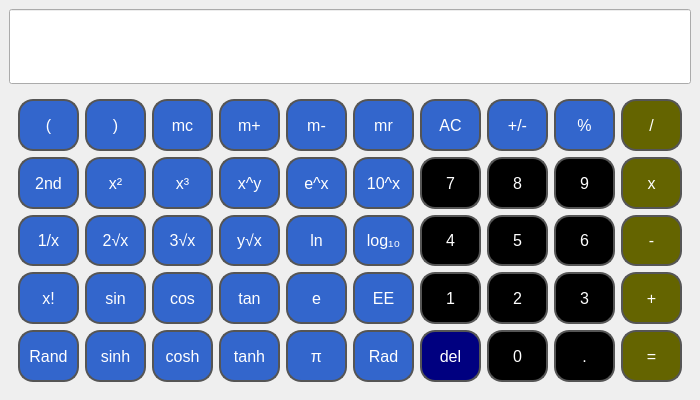
<?xml version="1.0" encoding="UTF-8"?>
<ui version="4.0">
 <class>CalculatorUI</class>
 <widget class="QMainWindow" name="CalculatorUI">
  <property name="geometry">
   <rect>
    <x>0</x>
    <y>0</y>
    <width>700</width>
    <height>400</height>
   </rect>
  </property>
  <property name="font">
   <font>
    <pointsize>14</pointsize>
   </font>
  </property>
  <property name="windowTitle">
   <string>Engineering Calculator</string>
  </property>
  <property name="styleSheet">
   <string notr="true">QPushButton {
    padding: 2px;
}</string>
  </property>
  <widget class="QWidget" name="centralwidget">
   <property name="enabled">
    <bool>true</bool>
   </property>
   <property name="styleSheet">
    <string notr="true">QPushButton {
    color: white;
}</string>
   </property>
   <layout class="QVBoxLayout" name="verticalLayout">
    <item>
     <widget class="QLineEdit" name="le_display">
      <property name="enabled">
       <bool>true</bool>
      </property>
      <property name="sizePolicy">
       <sizepolicy hsizetype="Expanding" vsizetype="Preferred">
        <horstretch>0</horstretch>
        <verstretch>1</verstretch>
       </sizepolicy>
      </property>
      <property name="font">
       <font>
        <pointsize>24</pointsize>
       </font>
      </property>
      <property name="alignment">
       <set>Qt::AlignRight</set>
      </property>
      <property name="readOnly">
       <bool>true</bool>
      </property>
     </widget>
    </item>
    <item>
     <widget class="QFrame" name="ButtonFrame">
      <property name="sizePolicy">
       <sizepolicy hsizetype="Preferred" vsizetype="Preferred">
        <horstretch>0</horstretch>
        <verstretch>4</verstretch>
       </sizepolicy>
      </property>
      <property name="font">
       <font>
        <pointsize>14</pointsize>
        <kerning>true</kerning>
       </font>
      </property>
      <property name="styleSheet">
       <string notr="true">QPushButton {
 	font-size: 16px;
    background-color: #3366cc; 
    border: 2px solid #555555; 
    border-radius: 15px; 
}
QPushButton:pressed {
    background-color: #333333; 
}</string>
      </property>
      <layout class="QGridLayout" name="gridLayoutUpper">
       <item row="5" column="6">
        <widget class="QPushButton" name="btn_delete">
         <property name="sizePolicy">
          <sizepolicy hsizetype="Minimum" vsizetype="Preferred">
           <horstretch>0</horstretch>
           <verstretch>0</verstretch>
          </sizepolicy>
         </property>
         <property name="styleSheet">
          <string notr="true">background-color: rgb(0, 0, 128);</string>
         </property>
         <property name="text">
          <string>del</string>
         </property>
        </widget>
       </item>
       <item row="5" column="9">
        <widget class="QPushButton" name="btn_equals">
         <property name="sizePolicy">
          <sizepolicy hsizetype="Minimum" vsizetype="Preferred">
           <horstretch>0</horstretch>
           <verstretch>0</verstretch>
          </sizepolicy>
         </property>
         <property name="styleSheet">
          <string notr="true">background-color: rgb(100, 100, 0);</string>
         </property>
         <property name="text">
          <string>=</string>
         </property>
        </widget>
       </item>
       <item row="0" column="0">
        <widget class="QPushButton" name="btn_open_paren">
         <property name="sizePolicy">
          <sizepolicy hsizetype="Minimum" vsizetype="Preferred">
           <horstretch>0</horstretch>
           <verstretch>1</verstretch>
          </sizepolicy>
         </property>
         <property name="text">
          <string>(</string>
         </property>
        </widget>
       </item>
       <item row="3" column="1">
        <widget class="QPushButton" name="btn_sin">
         <property name="sizePolicy">
          <sizepolicy hsizetype="Minimum" vsizetype="Preferred">
           <horstretch>0</horstretch>
           <verstretch>1</verstretch>
          </sizepolicy>
         </property>
         <property name="text">
          <string>sin</string>
         </property>
        </widget>
       </item>
       <item row="0" column="7">
        <widget class="QPushButton" name="btn_plus_minus">
         <property name="sizePolicy">
          <sizepolicy hsizetype="Minimum" vsizetype="Preferred">
           <horstretch>0</horstretch>
           <verstretch>0</verstretch>
          </sizepolicy>
         </property>
         <property name="text">
          <string>+/-</string>
         </property>
        </widget>
       </item>
       <item row="3" column="6">
        <widget class="QPushButton" name="btn_1">
         <property name="sizePolicy">
          <sizepolicy hsizetype="Minimum" vsizetype="Preferred">
           <horstretch>0</horstretch>
           <verstretch>0</verstretch>
          </sizepolicy>
         </property>
         <property name="styleSheet">
          <string notr="true">background-color: rgb(0, 0, 0);</string>
         </property>
         <property name="text">
          <string>1</string>
         </property>
        </widget>
       </item>
       <item row="2" column="5">
        <widget class="QPushButton" name="btn_log10">
         <property name="sizePolicy">
          <sizepolicy hsizetype="Minimum" vsizetype="Preferred">
           <horstretch>0</horstretch>
           <verstretch>1</verstretch>
          </sizepolicy>
         </property>
         <property name="text">
          <string>log₁₀</string>
         </property>
        </widget>
       </item>
       <item row="3" column="0">
        <widget class="QPushButton" name="btn_x_factorial">
         <property name="sizePolicy">
          <sizepolicy hsizetype="Minimum" vsizetype="Preferred">
           <horstretch>0</horstretch>
           <verstretch>1</verstretch>
          </sizepolicy>
         </property>
         <property name="text">
          <string>x!</string>
         </property>
        </widget>
       </item>
       <item row="5" column="8">
        <widget class="QPushButton" name="btn_decimal">
         <property name="sizePolicy">
          <sizepolicy hsizetype="Minimum" vsizetype="Preferred">
           <horstretch>0</horstretch>
           <verstretch>0</verstretch>
          </sizepolicy>
         </property>
         <property name="styleSheet">
          <string notr="true">background-color: rgb(0, 0, 0);</string>
         </property>
         <property name="text">
          <string>.</string>
         </property>
        </widget>
       </item>
       <item row="3" column="8">
        <widget class="QPushButton" name="btn_3">
         <property name="sizePolicy">
          <sizepolicy hsizetype="Minimum" vsizetype="Preferred">
           <horstretch>0</horstretch>
           <verstretch>0</verstretch>
          </sizepolicy>
         </property>
         <property name="styleSheet">
          <string notr="true">background-color: rgb(0, 0, 0);</string>
         </property>
         <property name="text">
          <string>3</string>
         </property>
        </widget>
       </item>
       <item row="3" column="5">
        <widget class="QPushButton" name="btn_ee">
         <property name="sizePolicy">
          <sizepolicy hsizetype="Minimum" vsizetype="Preferred">
           <horstretch>0</horstretch>
           <verstretch>1</verstretch>
          </sizepolicy>
         </property>
         <property name="text">
          <string>EE</string>
         </property>
        </widget>
       </item>
       <item row="5" column="4">
        <widget class="QPushButton" name="btn_pi">
         <property name="sizePolicy">
          <sizepolicy hsizetype="Minimum" vsizetype="Preferred">
           <horstretch>0</horstretch>
           <verstretch>1</verstretch>
          </sizepolicy>
         </property>
         <property name="text">
          <string>π</string>
         </property>
        </widget>
       </item>
       <item row="0" column="4">
        <widget class="QPushButton" name="btn_m_minus">
         <property name="sizePolicy">
          <sizepolicy hsizetype="Minimum" vsizetype="Preferred">
           <horstretch>0</horstretch>
           <verstretch>1</verstretch>
          </sizepolicy>
         </property>
         <property name="text">
          <string>m-</string>
         </property>
        </widget>
       </item>
       <item row="5" column="2">
        <widget class="QPushButton" name="btn_cosh">
         <property name="sizePolicy">
          <sizepolicy hsizetype="Minimum" vsizetype="Preferred">
           <horstretch>0</horstretch>
           <verstretch>1</verstretch>
          </sizepolicy>
         </property>
         <property name="text">
          <string>cosh</string>
         </property>
        </widget>
       </item>
       <item row="1" column="1">
        <widget class="QPushButton" name="btn_x_squared">
         <property name="sizePolicy">
          <sizepolicy hsizetype="Minimum" vsizetype="Preferred">
           <horstretch>0</horstretch>
           <verstretch>1</verstretch>
          </sizepolicy>
         </property>
         <property name="text">
          <string>x²</string>
         </property>
        </widget>
       </item>
       <item row="2" column="1">
        <widget class="QPushButton" name="btn_2_root_x">
         <property name="sizePolicy">
          <sizepolicy hsizetype="Minimum" vsizetype="Preferred">
           <horstretch>0</horstretch>
           <verstretch>1</verstretch>
          </sizepolicy>
         </property>
         <property name="text">
          <string>2√x</string>
         </property>
        </widget>
       </item>
       <item row="3" column="3">
        <widget class="QPushButton" name="btn_tan">
         <property name="sizePolicy">
          <sizepolicy hsizetype="Minimum" vsizetype="Preferred">
           <horstretch>0</horstretch>
           <verstretch>1</verstretch>
          </sizepolicy>
         </property>
         <property name="text">
          <string>tan</string>
         </property>
        </widget>
       </item>
       <item row="1" column="5">
        <widget class="QPushButton" name="btn_10_power_x">
         <property name="sizePolicy">
          <sizepolicy hsizetype="Minimum" vsizetype="Preferred">
           <horstretch>0</horstretch>
           <verstretch>1</verstretch>
          </sizepolicy>
         </property>
         <property name="text">
          <string>10^x</string>
         </property>
        </widget>
       </item>
       <item row="1" column="6">
        <widget class="QPushButton" name="btn_7">
         <property name="sizePolicy">
          <sizepolicy hsizetype="Minimum" vsizetype="Preferred">
           <horstretch>0</horstretch>
           <verstretch>0</verstretch>
          </sizepolicy>
         </property>
         <property name="styleSheet">
          <string notr="true">background-color: rgb(0, 0, 0);</string>
         </property>
         <property name="text">
          <string>7</string>
         </property>
        </widget>
       </item>
       <item row="0" column="9">
        <widget class="QPushButton" name="btn_divide">
         <property name="sizePolicy">
          <sizepolicy hsizetype="Minimum" vsizetype="Preferred">
           <horstretch>0</horstretch>
           <verstretch>0</verstretch>
          </sizepolicy>
         </property>
         <property name="styleSheet">
          <string notr="true">background-color: rgb(100, 100, 0);</string>
         </property>
         <property name="text">
          <string>/</string>
         </property>
        </widget>
       </item>
       <item row="0" column="1">
        <widget class="QPushButton" name="btn_close_paren">
         <property name="sizePolicy">
          <sizepolicy hsizetype="Minimum" vsizetype="Preferred">
           <horstretch>0</horstretch>
           <verstretch>1</verstretch>
          </sizepolicy>
         </property>
         <property name="text">
          <string>)</string>
         </property>
        </widget>
       </item>
       <item row="0" column="3">
        <widget class="QPushButton" name="btn_m_plus">
         <property name="sizePolicy">
          <sizepolicy hsizetype="Minimum" vsizetype="Preferred">
           <horstretch>0</horstretch>
           <verstretch>1</verstretch>
          </sizepolicy>
         </property>
         <property name="text">
          <string>m+</string>
         </property>
        </widget>
       </item>
       <item row="1" column="7">
        <widget class="QPushButton" name="btn_8">
         <property name="sizePolicy">
          <sizepolicy hsizetype="Minimum" vsizetype="Preferred">
           <horstretch>0</horstretch>
           <verstretch>0</verstretch>
          </sizepolicy>
         </property>
         <property name="styleSheet">
          <string notr="true">background-color: rgb(0, 0, 0);</string>
         </property>
         <property name="text">
          <string>8</string>
         </property>
        </widget>
       </item>
       <item row="0" column="6">
        <widget class="QPushButton" name="btn_ac">
         <property name="sizePolicy">
          <sizepolicy hsizetype="Minimum" vsizetype="Preferred">
           <horstretch>0</horstretch>
           <verstretch>0</verstretch>
          </sizepolicy>
         </property>
         <property name="text">
          <string>AC</string>
         </property>
        </widget>
       </item>
       <item row="0" column="5">
        <widget class="QPushButton" name="btn_mr">
         <property name="sizePolicy">
          <sizepolicy hsizetype="Minimum" vsizetype="Preferred">
           <horstretch>0</horstretch>
           <verstretch>1</verstretch>
          </sizepolicy>
         </property>
         <property name="text">
          <string>mr</string>
         </property>
        </widget>
       </item>
       <item row="0" column="8">
        <widget class="QPushButton" name="btn_percent">
         <property name="sizePolicy">
          <sizepolicy hsizetype="Minimum" vsizetype="Preferred">
           <horstretch>0</horstretch>
           <verstretch>0</verstretch>
          </sizepolicy>
         </property>
         <property name="text">
          <string>%</string>
         </property>
        </widget>
       </item>
       <item row="3" column="7">
        <widget class="QPushButton" name="btn_2">
         <property name="sizePolicy">
          <sizepolicy hsizetype="Minimum" vsizetype="Preferred">
           <horstretch>0</horstretch>
           <verstretch>0</verstretch>
          </sizepolicy>
         </property>
         <property name="styleSheet">
          <string notr="true">background-color: rgb(0, 0, 0);</string>
         </property>
         <property name="text">
          <string>2</string>
         </property>
        </widget>
       </item>
       <item row="2" column="3">
        <widget class="QPushButton" name="btn_y_root_x">
         <property name="sizePolicy">
          <sizepolicy hsizetype="Minimum" vsizetype="Preferred">
           <horstretch>0</horstretch>
           <verstretch>1</verstretch>
          </sizepolicy>
         </property>
         <property name="text">
          <string>y√x</string>
         </property>
        </widget>
       </item>
       <item row="2" column="2">
        <widget class="QPushButton" name="btn_3_root_x">
         <property name="sizePolicy">
          <sizepolicy hsizetype="Minimum" vsizetype="Preferred">
           <horstretch>0</horstretch>
           <verstretch>1</verstretch>
          </sizepolicy>
         </property>
         <property name="text">
          <string>3√x</string>
         </property>
        </widget>
       </item>
       <item row="3" column="4">
        <widget class="QPushButton" name="btn_e">
         <property name="sizePolicy">
          <sizepolicy hsizetype="Minimum" vsizetype="Preferred">
           <horstretch>0</horstretch>
           <verstretch>1</verstretch>
          </sizepolicy>
         </property>
         <property name="text">
          <string>e</string>
         </property>
        </widget>
       </item>
       <item row="1" column="3">
        <widget class="QPushButton" name="btn_x_power_y">
         <property name="sizePolicy">
          <sizepolicy hsizetype="Minimum" vsizetype="Preferred">
           <horstretch>0</horstretch>
           <verstretch>1</verstretch>
          </sizepolicy>
         </property>
         <property name="text">
          <string>x^y</string>
         </property>
        </widget>
       </item>
       <item row="0" column="2">
        <widget class="QPushButton" name="btn_mc">
         <property name="sizePolicy">
          <sizepolicy hsizetype="Minimum" vsizetype="Preferred">
           <horstretch>0</horstretch>
           <verstretch>1</verstretch>
          </sizepolicy>
         </property>
         <property name="text">
          <string>mc</string>
         </property>
        </widget>
       </item>
       <item row="5" column="0">
        <widget class="QPushButton" name="btn_rand">
         <property name="sizePolicy">
          <sizepolicy hsizetype="Minimum" vsizetype="Preferred">
           <horstretch>0</horstretch>
           <verstretch>1</verstretch>
          </sizepolicy>
         </property>
         <property name="text">
          <string>Rand</string>
         </property>
        </widget>
       </item>
       <item row="2" column="6">
        <widget class="QPushButton" name="btn_4">
         <property name="sizePolicy">
          <sizepolicy hsizetype="Minimum" vsizetype="Preferred">
           <horstretch>0</horstretch>
           <verstretch>0</verstretch>
          </sizepolicy>
         </property>
         <property name="styleSheet">
          <string notr="true">background-color: rgb(0, 0, 0);</string>
         </property>
         <property name="text">
          <string>4</string>
         </property>
        </widget>
       </item>
       <item row="5" column="7">
        <widget class="QPushButton" name="btn_0">
         <property name="sizePolicy">
          <sizepolicy hsizetype="Minimum" vsizetype="Preferred">
           <horstretch>0</horstretch>
           <verstretch>0</verstretch>
          </sizepolicy>
         </property>
         <property name="styleSheet">
          <string notr="true">background-color: rgb(0, 0, 0);</string>
         </property>
         <property name="text">
          <string>0</string>
         </property>
        </widget>
       </item>
       <item row="1" column="8">
        <widget class="QPushButton" name="btn_9">
         <property name="sizePolicy">
          <sizepolicy hsizetype="Minimum" vsizetype="Preferred">
           <horstretch>0</horstretch>
           <verstretch>0</verstretch>
          </sizepolicy>
         </property>
         <property name="styleSheet">
          <string notr="true">background-color: rgb(0, 0, 0);</string>
         </property>
         <property name="text">
          <string>9</string>
         </property>
        </widget>
       </item>
       <item row="2" column="9">
        <widget class="QPushButton" name="btn_minus">
         <property name="sizePolicy">
          <sizepolicy hsizetype="Minimum" vsizetype="Preferred">
           <horstretch>0</horstretch>
           <verstretch>0</verstretch>
          </sizepolicy>
         </property>
         <property name="styleSheet">
          <string notr="true">background-color: rgb(100, 100, 0);</string>
         </property>
         <property name="text">
          <string>-</string>
         </property>
        </widget>
       </item>
       <item row="1" column="0">
        <widget class="QPushButton" name="btn_2nd">
         <property name="sizePolicy">
          <sizepolicy hsizetype="Minimum" vsizetype="Preferred">
           <horstretch>0</horstretch>
           <verstretch>1</verstretch>
          </sizepolicy>
         </property>
         <property name="text">
          <string>2nd</string>
         </property>
        </widget>
       </item>
       <item row="1" column="4">
        <widget class="QPushButton" name="btn_e_power_x">
         <property name="sizePolicy">
          <sizepolicy hsizetype="Minimum" vsizetype="Preferred">
           <horstretch>0</horstretch>
           <verstretch>1</verstretch>
          </sizepolicy>
         </property>
         <property name="text">
          <string>e^x</string>
         </property>
        </widget>
       </item>
       <item row="2" column="4">
        <widget class="QPushButton" name="btn_ln">
         <property name="sizePolicy">
          <sizepolicy hsizetype="Minimum" vsizetype="Preferred">
           <horstretch>0</horstretch>
           <verstretch>1</verstretch>
          </sizepolicy>
         </property>
         <property name="text">
          <string>ln</string>
         </property>
        </widget>
       </item>
       <item row="1" column="2">
        <widget class="QPushButton" name="btn_x_cubed">
         <property name="sizePolicy">
          <sizepolicy hsizetype="Minimum" vsizetype="Preferred">
           <horstretch>0</horstretch>
           <verstretch>1</verstretch>
          </sizepolicy>
         </property>
         <property name="text">
          <string>x³</string>
         </property>
        </widget>
       </item>
       <item row="3" column="2">
        <widget class="QPushButton" name="btn_cos">
         <property name="sizePolicy">
          <sizepolicy hsizetype="Minimum" vsizetype="Preferred">
           <horstretch>0</horstretch>
           <verstretch>1</verstretch>
          </sizepolicy>
         </property>
         <property name="text">
          <string>cos</string>
         </property>
        </widget>
       </item>
       <item row="3" column="9">
        <widget class="QPushButton" name="btn_plus">
         <property name="sizePolicy">
          <sizepolicy hsizetype="Minimum" vsizetype="Preferred">
           <horstretch>0</horstretch>
           <verstretch>0</verstretch>
          </sizepolicy>
         </property>
         <property name="styleSheet">
          <string notr="true">background-color: rgb(100, 100, 0);</string>
         </property>
         <property name="text">
          <string>+</string>
         </property>
        </widget>
       </item>
       <item row="1" column="9">
        <widget class="QPushButton" name="btn_multiply">
         <property name="sizePolicy">
          <sizepolicy hsizetype="Minimum" vsizetype="Preferred">
           <horstretch>0</horstretch>
           <verstretch>0</verstretch>
          </sizepolicy>
         </property>
         <property name="styleSheet">
          <string notr="true">background-color: rgb(100, 100, 0);</string>
         </property>
         <property name="text">
          <string>x</string>
         </property>
        </widget>
       </item>
       <item row="2" column="8">
        <widget class="QPushButton" name="btn_6">
         <property name="sizePolicy">
          <sizepolicy hsizetype="Minimum" vsizetype="Preferred">
           <horstretch>0</horstretch>
           <verstretch>0</verstretch>
          </sizepolicy>
         </property>
         <property name="styleSheet">
          <string notr="true">background-color: rgb(0, 0, 0);</string>
         </property>
         <property name="text">
          <string>6</string>
         </property>
        </widget>
       </item>
       <item row="2" column="7">
        <widget class="QPushButton" name="btn_5">
         <property name="sizePolicy">
          <sizepolicy hsizetype="Minimum" vsizetype="Preferred">
           <horstretch>0</horstretch>
           <verstretch>0</verstretch>
          </sizepolicy>
         </property>
         <property name="styleSheet">
          <string notr="true">background-color: rgb(0, 0, 0);</string>
         </property>
         <property name="text">
          <string>5</string>
         </property>
        </widget>
       </item>
       <item row="5" column="3">
        <widget class="QPushButton" name="btn_tanh">
         <property name="sizePolicy">
          <sizepolicy hsizetype="Minimum" vsizetype="Preferred">
           <horstretch>0</horstretch>
           <verstretch>1</verstretch>
          </sizepolicy>
         </property>
         <property name="text">
          <string>tanh</string>
         </property>
        </widget>
       </item>
       <item row="5" column="1">
        <widget class="QPushButton" name="btn_sinh">
         <property name="sizePolicy">
          <sizepolicy hsizetype="Minimum" vsizetype="Preferred">
           <horstretch>0</horstretch>
           <verstretch>1</verstretch>
          </sizepolicy>
         </property>
         <property name="text">
          <string>sinh</string>
         </property>
        </widget>
       </item>
       <item row="2" column="0">
        <widget class="QPushButton" name="btn_1_over_x">
         <property name="sizePolicy">
          <sizepolicy hsizetype="Minimum" vsizetype="Preferred">
           <horstretch>0</horstretch>
           <verstretch>1</verstretch>
          </sizepolicy>
         </property>
         <property name="text">
          <string>1/x</string>
         </property>
        </widget>
       </item>
       <item row="5" column="5">
        <widget class="QPushButton" name="btn_rad">
         <property name="sizePolicy">
          <sizepolicy hsizetype="Minimum" vsizetype="Preferred">
           <horstretch>0</horstretch>
           <verstretch>1</verstretch>
          </sizepolicy>
         </property>
         <property name="text">
          <string>Rad</string>
         </property>
        </widget>
       </item>
      </layout>
     </widget>
    </item>
   </layout>
  </widget>
 </widget>
 <resources/>
 <connections/>
</ui>
